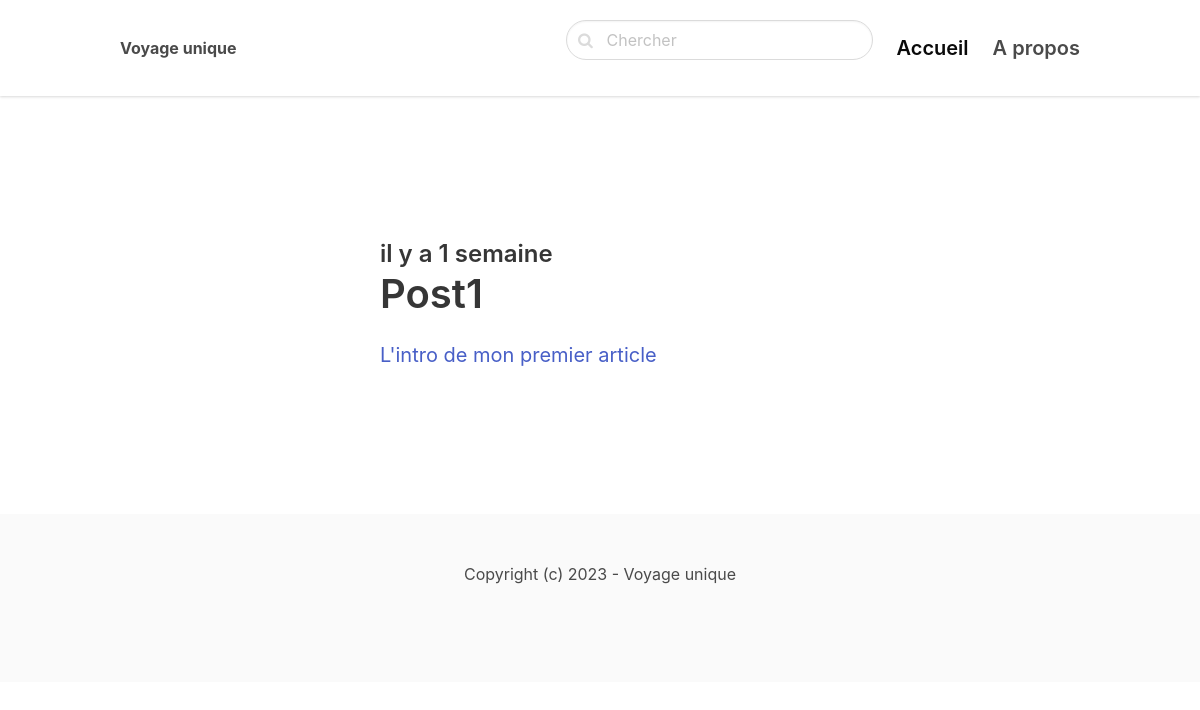
/data/, run on an earlier commit of the app's database.
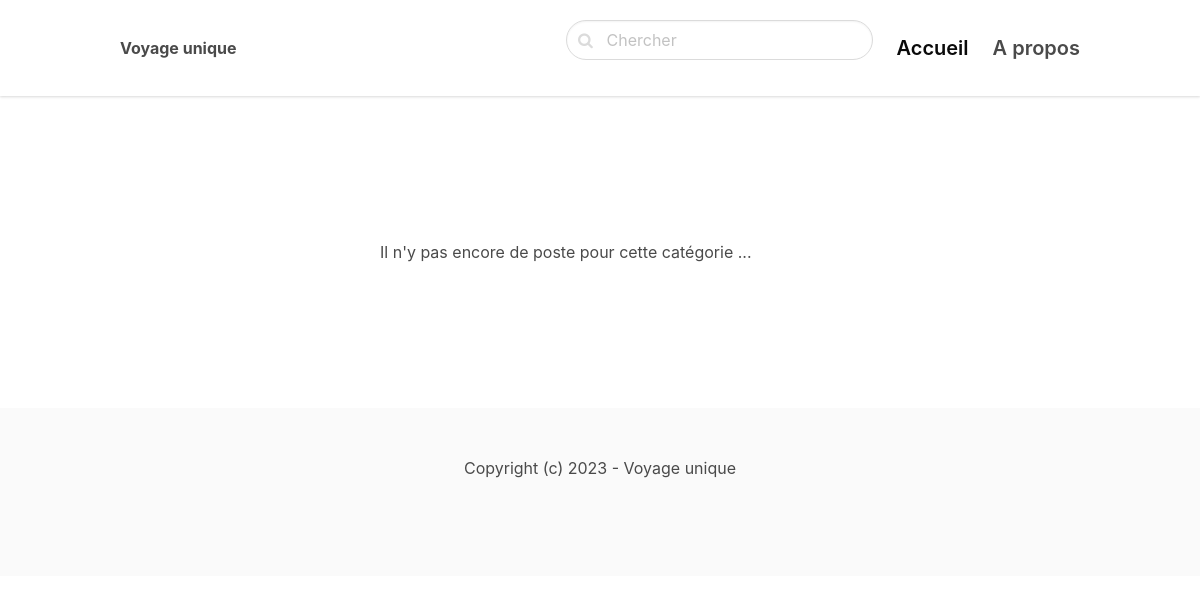
And on a later commit of the database.
### blog/models.py (models this page shows, shortened)
class Post(models.Model):
    ACTIVE='active'
    DRAFT='draft'
    CHOICES_STATUS= (
        (ACTIVE, "Actif"),
        (DRAFT, 'Inactif')
    )
    category= models.ForeignKey(Category, related_name='posts', on_delete=models.CASCADE)
    title=models.CharField(max_length=255)
    slug=models.SlugField()
    intro=models.TextField()
    body=models.TextField()
    created_at=models.DateTimeField(auto_now_add=True)
    status=models.CharField(max_length=10, choices=CHOICES_STATUS, default=ACTIVE)
    image=models.ImageField(upload_to='uploads/', blank=True, null=True)

### blog/views.py (the view)
# urls.py: path('<slug:slug>/', views.category, name='category_detail'),
def category(request, slug):
    category = get_object_or_404(Category, slug=slug)
    posts = Post.objects.filter(category=category, status=Post.ACTIVE)
    return render(request, 'blog/category.html', {'category': category, 'posts': posts})

### blog/templates/blog/category.html (shortened to what this page needs)
{% extends 'page/base.html'%}
 {% block content%}
    <section class="hero">
        <div class="hero-body">
            <div class="container">
                <section class="section">
                    <div class="columns">
                        <div class="column is-8 is-offset-2">
                         {% for post in posts %}
                            <div class="content is-medium">
                                <a href="{% url 'post_detail' post.category.slug post.slug %}">
                                    <h2 class="subtitle is-4"> il y a {{ post.created_at|timesince }}</h2>
                                    <h1 class="title">{{post.title}}</h1>
                                    <p> {{post.intro}}</p>
                                </a>
                            </div>
                         {% empty %}
                            <div>
                                <p>Il n'y pas encore de poste pour cette catégorie ...</p>
                            </div>
                         {% endfor%}
                        </div>
                    </div>
                </section>
            </div>
        </div>
    </section>
 {% endblock %}

What changed in the data, as far as the page shows it:
no longer on this page (row edited): Post: created_at "1 semaine", title "Post1", intro "L'intro de mon premier article"
Also different on the page:
text now shown: "Il n'y pas encore de poste pour cette catégorie ..."
